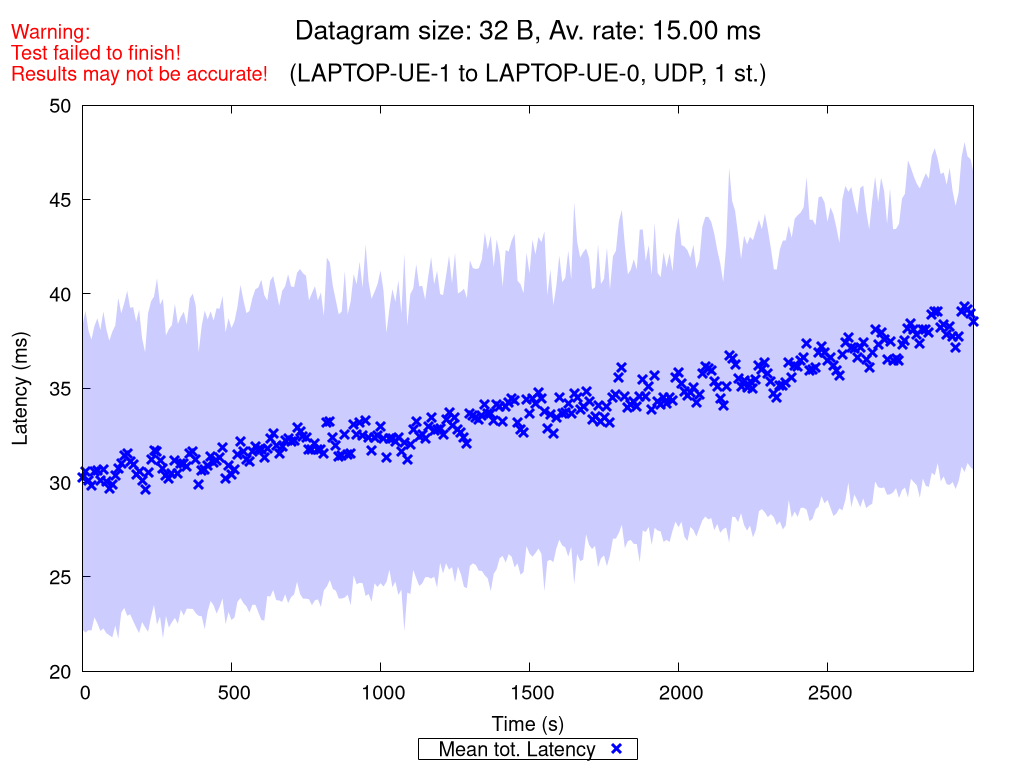

This chart was generated by the following gnuplot code:
set terminal pngcairo nocrop enhanced size 1024,768 font "Verdana,15"
set output "UDP_1_st_2020_10_07_18-23-36_one2two_00032B.png"

set title "{/=20 Datagram size: 32 B, Av. rate: 15.00 ms}\n\n{/=18 (LAPTOP-UE-1 to LAPTOP-UE-0, UDP, 1 st.)}"
set label "Warning:\nTest failed to finish!\nResults may not be accurate!" at screen 0.01, screen 0.96 tc rgb "red"

set xlabel "Time (s)"
set ylabel "Latency (ms)"
set ytics nomirror
set key bmargin center horizontal box samplen 1 width -1
set bmargin 4.6
set rmargin 4.5

rf = 1.0  # rate factor
set style fill transparent solid 0.2 noborder
set autoscale xfix
plot "UDP_1_st_2020_10_07_18-23-36_one2two_00032B_iperf_processed.dat" using 1:($2/rf-$3/rf):($2/rf+$3/rf) with filledcurves lc rgb "blue" notitle, \
     "" using 1:($2/rf) with points pt 2 ps 1.5 lw 3 lc rgb "blue" title "Mean tot. Latency", \
